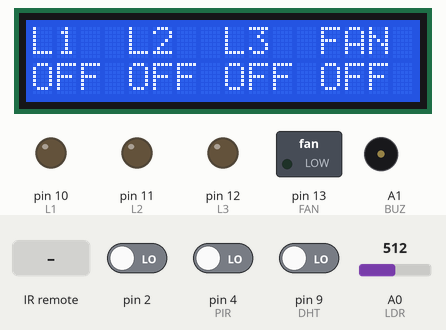
This sketch was run on a simulated Arduino Uno, built with avr-gcc and run on an emulated ATmega328P. Parts: 16×2 character LCD, switched loads named in the sketch (green lamp = pin HIGH), output pins drawn as LEDs (lit = HIGH), buzzer (waves = sounding). The test bench sets the inputs (shaded band); at power-on: pin 2 LOW, pin 4 (PIR) LOW, pin 9 (DHT) LOW, A0 (LDR) = 512. What the sketch prints to the serial monitor is not drawn.

Above: at 5.6 s.
5.7 s: infrared code 0x1FE807F received
At 8.5 s:
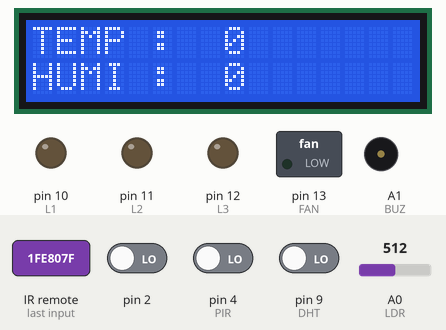
8.7 s: infrared code 0x1FE50AF received
At 11.3 s:
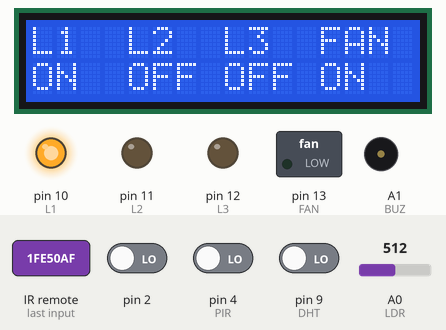
11.7 s: pin 2 driven HIGH
At 12.9 s:
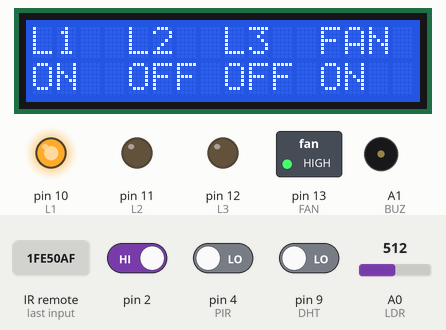
13.2 s: infrared code 0x1FED827 received
At 15.1 s:
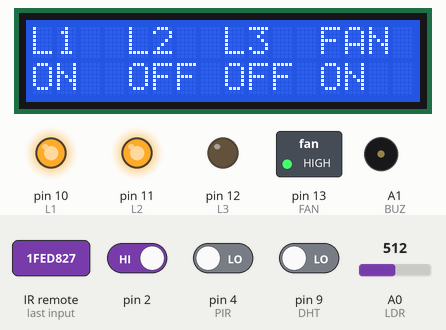
16.2 s: infrared code 0x1FEF807 received
At 19.1 s:
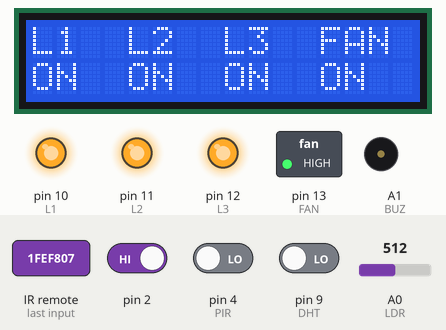
19.2 s: infrared code 0x1FE48B7 received
At 21.3 s:
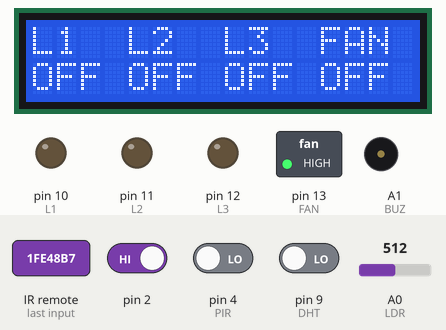
Timing chart, 0 to 26.9 s (numbered marks = the images above; inputs shaded):
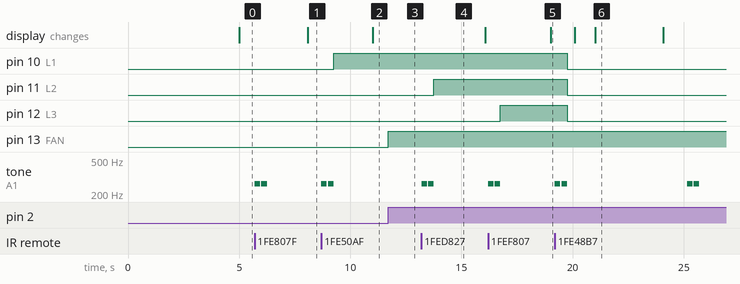

The sketch:

home_automation_3.ino
```cpp
#include <IRremote.h>
#include <TimerOne.h>
#include <TimerFreeTone.h>
#include <LiquidCrystal.h>
#include<dht.h>
/* Remote Sensing Button*/
#define button1 0x1FE50AF
#define button2 0x1FED827
#define button3 0x1FEF807
#define buttonFan 0x1FE807F
#define plus 0x1FE609F
#define minus 0x1FEA05F
#define off 0x1FE48B7
#define intel_button 0x1FE7887
/* Pin Details */
#define RS 0 // 2
#define E 1 // 3
#define RECV_PIN 3 // 5
#define PIR 4 // 6
#define D4 5 // 11
#define D5 6 // 12
#define D6 7 // 13
#define D7 8 // 14
#define DHT 9 // 15
#define L1 10 // 16
#define L2 11 // 17
#define L3 12 // 18
#define FAN 13 // 19
#define LDR A0 // 23
#define BUZ A1 // 23
/* Constant Details */
#define MAX1 1000
#define LDRValueMax 80
/* Status Details */
boolean LS1=0;
boolean LS2=0;
boolean LS3=0;
boolean FANS=0;
boolean OFF=0;
boolean IS=0;
int FANSpeed=0;
int prevFANSpeed=2;
int prevdim=60;
/* Global Variable Details */
volatile int i=0;
volatile boolean zero_cross=0;
int dim = 200;
int freqStep = 100;
int counter=0;
int temp=0;
int humi=0;
IRrecv irrecv(RECV_PIN);
decode_results results;
LiquidCrystal lcd(RS, E, D4, D5, D6, D7);
dht DHTFunction;
/* Initialization */
void setup(){
  //Enable IR receiver
  irrecv.enableIRIn();
  //Set Pin
  pinMode(L1, OUTPUT);
  pinMode(L2, OUTPUT);
  pinMode(L3, OUTPUT);
  pinMode(FAN, OUTPUT);
  pinMode(BUZ, OUTPUT);
  pinMode(PIR,INPUT);
  pinMode(LDR,INPUT);
  pinMode(DHT,INPUT);
  //Initialize Pin Value
  digitalWrite(L1,LOW);
  digitalWrite(L2,LOW);
  digitalWrite(L3,LOW);
  digitalWrite(FAN,LOW);
  //Interrupt for Zero Cross
  attachInterrupt(0, zero_cross_detect, RISING);
  //Timing Interrupt
  Timer1.initialize(freqStep);
  Timer1.attachInterrupt(dim_check, freqStep);
  //Start Serial Monitor
  Serial.begin(9600);
  //Start LCD
  lcd.begin(16, 2);
}
void zero_cross_detect() {
  zero_cross = true;
    i=0;
    digitalWrite(FAN, LOW);
}
void dim_check() {
  if(zero_cross == true) {
    if(i>=dim) {
      digitalWrite(FAN, HIGH);
      i=0;
      zero_cross = false;
    }
    else {
      i++;
    }
  }
}
void intel_work(){
  if(IS==1){
    int pir_value=digitalRead(PIR);
    int ldr_value=analogRead(LDR);
    if(pir_value==HIGH && ldr_value<LDRValueMax){
      senseTone();
      digitalWrite(L1,HIGH);
      LS1=1;
      Serial.println("LIGHT 1 ON");
      counter=0;
      IS=0;
    }
    else{
      counter++;
      if(counter>MAX1){
        senseTone();
        digitalWrite(L1,LOW);
        LS1=0;
        Serial.println("LIGHT 1 OFF");
        counter=0;
      }
    }
  }
}
void intel_on_off(){
  if(IS==0){
    Serial.println("Intel ON");
    IS=1;
  }
  else{
    Serial.println("Intel OFF");
    IS=0;
  }
}
void senseTone(){
  TimerFreeTone(BUZ, 262, 250); // Play thisNote for duration.
  delay(50);
  TimerFreeTone(BUZ, 262, 250);
}

void lcdPrint(){
  if(millis()%1000==0){
      if((millis()/1000)%2){
        lcd.clear();
        lcd.setCursor(0,0);
        lcd.print("L1  L2  L3  FAN");
        lcd.setCursor(0,1);
        if(LS1==1)
          lcd.print("ON");
        else
          lcd.print("OFF");
        lcd.setCursor(4,1);
        if(LS2==1)
          lcd.print("ON");
        else
          lcd.print("OFF");
        lcd.setCursor(8,1);
        if(LS3==1)
          lcd.print("ON");
        else
          lcd.print("OFF");
        lcd.setCursor(12,1);
        if(FANS==1)
          lcd.print("ON");
        else
          lcd.print("OFF");
      }
      else{
        getDHT();
        lcd.clear();
        lcd.setCursor(0,0);
        lcd.print("TEMP : ");
        lcd.setCursor(8,0);
        lcd.print(temp);
        lcd.setCursor(0,1);
        lcd.print("HUMI : ");
        lcd.setCursor(8,1);
        lcd.print(humi);
      }
  }
}
void getDHT(){
  int chk = DHTFunction.read11(DHT);
  humi=DHTFunction.humidity;
  temp=DHTFunction.temperature;
}
void loop() {
  if (irrecv.decode(&results)) {
    Serial.println(results.value,HEX);
    switch(results.value){
      case button1:{
        senseTone();
        if(LS1==0){
          Serial.println("LIGHT 1 ON");
          digitalWrite(L1,HIGH);
          LS1=1;
        }
        else{
          Serial.println("LIGHT 1 OFF");
          digitalWrite(L1,LOW);
          LS1=0;
        }
        break;
      }
      case button2:{
        senseTone();
        if(LS2==0){
          Serial.println("LIGHT 2 ON");
          digitalWrite(L2,HIGH);
          LS2=1;
        }
        else{
          Serial.println("LIGHT 2 OFF");
          digitalWrite(L2,LOW);
          LS2=0;
        }
        break;
      }
      case button3:{
        senseTone();
        if(LS3==0){
          Serial.println("LIGHT 3 ON");
          digitalWrite(L3,HIGH);
          LS3=1;
        }
        else{
          Serial.println("LIGHT 3 OFF");
          digitalWrite(L3,LOW);
          LS3=0;
        }
        break;
      }
      case buttonFan:{
        senseTone();
        if(FANS==0){
          dim=prevdim;
          FANSpeed=prevFANSpeed;
          FANS=1;
          Serial.println("FAN ON");
          Serial.print("Fan Speed : ");
          Serial.println(FANSpeed);
          Serial.print("Fan dim : ");
          Serial.println(dim);
        }
        else{
          Serial.println("FAN OFF");
          prevdim=dim;
          prevFANSpeed=FANSpeed;
          dim=200;
          FANS=0;
        }
        break;
      }
      case off:{
        senseTone();
        digitalWrite(L1,LOW);
        digitalWrite(L2,LOW);
        digitalWrite(L3,LOW);
        LS1=0;
        LS2=0;
        LS3=0;
        if(dim!=200){
          prevdim=dim;
          prevFANSpeed=FANSpeed;
          dim=200;
          FANS=0;
        }
        intel_on_off();
        Serial.println("ALL OFF");
        break;
      }
      case plus:{
        senseTone();
        if(FANS==1){
          if(FANSpeed<5){
            FANSpeed+=1;
            dim-=20;
            Serial.print("Fan Speed : ");
            Serial.println(FANSpeed);
            Serial.print("Fan dim : ");
            Serial.println(dim);
          }
        }
        break;
      }
      case minus:{
        senseTone();
        if(FANS==1){
          if(FANSpeed>2){
            FANSpeed-=1;
            dim+=20;
            Serial.print("Fan Speed : ");
            Serial.println(FANSpeed);
            Serial.print("Fan dim : ");
            Serial.println(dim);
          }
        }
        break;
      }
      case intel_button:{
        senseTone();
        intel_on_off();
        break;
      }
      default:{
        break;
      }
    }
    delay(18);
    irrecv.resume();
  }
  intel_work();
  lcdPrint();
  delay(5);
}
```

Measured:
- after the input at 5.7 s, tone on A1 (BUZ): alternates 262 Hz for 0.25 s and silent for 0.05 s, 4 changes in all, then stays silent, starting at once; the display: changes after 2.4 s (image 1)
- after the input at 8.7 s, pin 10 (L1): LOW → HIGH after 0.55 s; tone on A1 (BUZ): alternates 262 Hz for 0.25 s and silent for 0.05 s, 4 changes in all, then stays silent, starting at once; the display: changes after 2.3 s (image 2)
- after the input at 11.7 s, pin 13 (FAN): LOW → HIGH at once
- after the input at 13.2 s, pin 11 (L2): LOW → HIGH after 0.55 s; tone on A1 (BUZ): alternates 262 Hz for 0.25 s and silent for 0.05 s, 4 changes in all, then stays silent, starting at once
- after the input at 16.2 s, pin 12 (L3): LOW → HIGH after 0.56 s; tone on A1 (BUZ): alternates 262 Hz for 0.25 s and silent for 0.05 s, 4 changes in all, then stays silent, starting at once; the display: changes after 2.8 s (image 5)
- after the input at 19.2 s, pin 10 (L1), pin 11 (L2), pin 12 (L3): HIGH → LOW after 0.55 s; tone on A1 (BUZ): plays 262 Hz for 0.25 s, 262 Hz for 0.25 s, 262 Hz for 0.25 s, 262 Hz for 0.25 s, starting at once; the display: first changes after 0.90 s (image 6 shows a later state)
